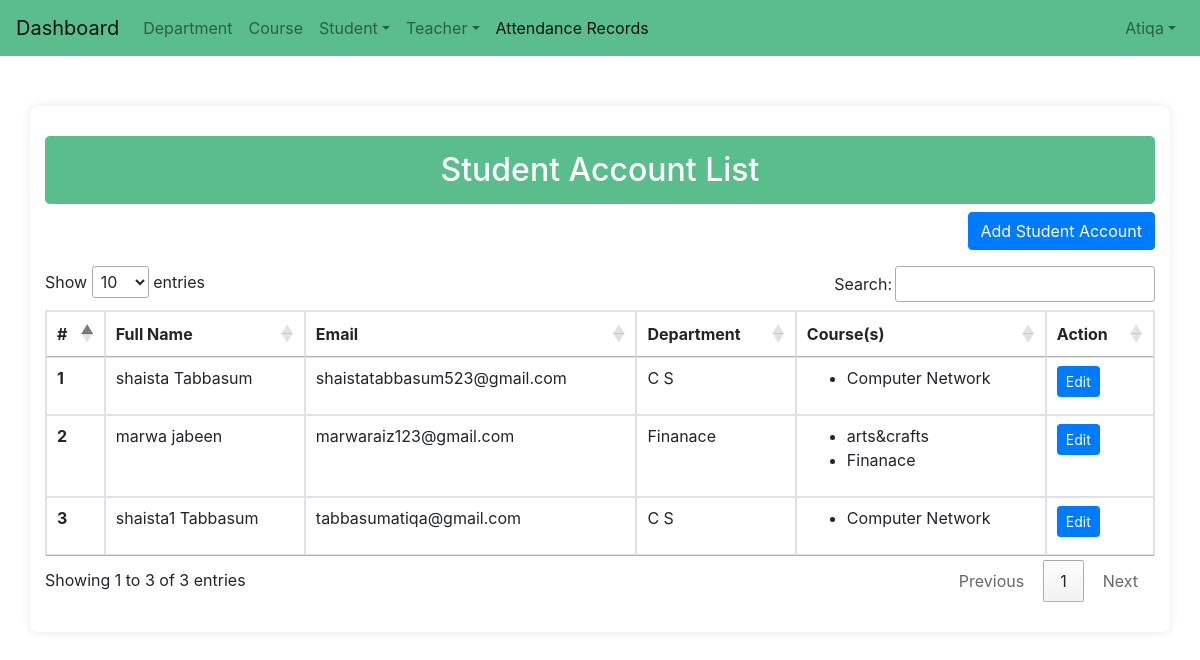
/student_list/ (signed in), run on the app's committed database.
### attandance/models.py (models this page shows, shortened)
class CustomUser(AbstractUser):
    full_name = models.CharField(max_length=100, null=True)
    phone_number = models.CharField(max_length=15, blank=True, null=True)
    role = models.CharField(max_length=50, null=True)
    date_of_creation = models.DateField(auto_now_add=True, null=True)
    last_login_date = models.DateField(blank=True, null=True)
    is_super_admin = models.BooleanField(default=False)
    student = models.ForeignKey(Student, on_delete=models.CASCADE, null=True, blank=True)
    objects = CustomUserManager()

class Student(models.Model):
    student_id = models.CharField(max_length=50)
    username = models.CharField(max_length=255)
    last_name = models.CharField(max_length=255)
    email = models.EmailField(unique=True)
    password = models.CharField(max_length=255)
    department = models.ForeignKey(Department, on_delete=models.SET_NULL, null=True)
    courses = models.ManyToManyField(Courses)
    created_at = models.DateTimeField(auto_now_add=True, null=True)
    updated_at = models.DateTimeField(auto_now=True, null=True)

class Department(models.Model):
    dep_id = models.CharField(max_length=100, null=True)
    name = models.CharField(max_length=255, )
    description = models.TextField(blank=True, null=True)
    created_on = models.DateTimeField(auto_now_add=True)
    updated_on = models.DateTimeField(auto_now=True)

class Courses(models.Model):
    course_id = models.CharField(max_length=100, null=True)
    name = models.CharField(max_length=255, )
    department = models.ForeignKey(Department, on_delete=models.CASCADE)
    created_on = models.DateTimeField(auto_now_add=True)
    updated_on = models.DateTimeField(auto_now=True)

### attandance/views.py (the view)
# urls.py: path('student_list/', views.student_list , name = 'student_list'),
@login_required(login_url='home')
def student_list(request):
    student = Student.objects.prefetch_related('courses').all()
    return render(request , 'admin/student_account/list_std_account.html', { 'student':student })

### templates/admin/student_account/list_std_account.html (shortened to what this page needs)
<!DOCTYPE html>
<html lang="en">
{% load static %}
<head>
</head>
<body>
    {% include 'navbar.html' %}
    <div class="container">
        <h2 class="text-center">Student Account List</h2>
        <div class="text-right mb-3">
            <a class="btn btn-primary" href="{% url 'add_student' %}">Add Student Account</a>
        </div>
        <div class="table-responsive">
            <table class="table table-bordered" id="coursesList">
                <thead>
                    <tr>
                        <th>#</th>
                        <th>Full Name</th>
                        <th>Email</th>
                        <th>Department</th>
                        <th>Course(s)</th>
                        <th>Action</th>
                    </tr>
                </thead>
                <tbody>
                    {% for i in student %}
                    <tr>
                        <th scope="row">{{ forloop.counter }}</th>
                        <td>{{ i.username }} {{ i.last_name }}</td>
                        <td>{{ i.email }}</td>
                        <td>{{ i.department.name }}</td>
                        <td>
                            <ul>
                                {% for course in i.courses.all %}
                                <li>{{ course.name }}</li>
                                {% endfor %}
                            </ul>
                        </td>
                        <td class="action-buttons">
                            <a class="btn btn-primary btn-sm" href="{% url 'edit_student' i.pk %}">Edit</a>
                        </td>
                    </tr>
                    {% endfor %}
                </tbody>
            </table>
        </div>
</body>
</html>

### templates/navbar.html (shortened to what this page needs)
<html lang="en">
<head>
  <link rel="stylesheet" href="https://maxcdn.bootstrapcdn.com/bootstrap/4.5.2/css/bootstrap.min.css">
  <link rel="stylesheet" href="https://cdn.datatables.net/1.13.6/css/jquery.dataTables.min.css">
  <link href="https://cdnjs.cloudflare.com/ajax/libs/select2/4.1.0/css/select2.min.css" rel="stylesheet" />
  <link rel="stylesheet" href="https://cdnjs.cloudflare.com/ajax/libs/font-awesome/5.15.3/css/all.min.css">
</head>
<body>
  <nav class="navbar navbar-expand-lg navbar-light" style="background: #59bd8e;">
    <a class="navbar-brand" href="/dashboard">Dashboard</a>
    <div class="collapse navbar-collapse" id="navbarSupportedContent">
      <ul class="navbar-nav mr-auto">
        <li class="nav-item ">
          <a class="nav-link" href="{% url 'department_list' %}">Department</a>
        </li>
        <li class="nav-item ">
          <a class="nav-link" href="{% url 'courses_list' %}">Course</a>
        </li>
        <li class="nav-item dropdown">
          <a class="nav-link dropdown-toggle" data-toggle="dropdown" href="#">Student</a>
        </li>
        <li class="nav-item dropdown">
          <a class="nav-link dropdown-toggle" data-toggle="dropdown" href="#">Teacher</a>
        </li>
        <li class="nav-item active">
          <a class="nav-link" href="/upload_and_filter_attendance">Attendance Records
       </a>
        </li>
      </ul>
      <ul class="navbar-nav ml-auto">
        {% if user.username is not None %}
        <li class="nav-item dropdown custom-dropdown">
          <a class="nav-link dropdown-toggle" data-toggle="dropdown" href="#">{{ user.username|capfirst }}</a>
        </li>
        {% endif %}
      </ul>
    </div>
</nav>
</body>
</html>

### templates/admin/student_account/list_std_account.html (style rules this page uses)
body { background-color: #f8f9fa; font-family: Arial, sans-serif; }
.container { max-width: 800px; background: #ffffff; padding: 30px; border-radius: 8px; box-shadow: 0 0 10px rgba(0, 0, 0, 0.1); margin-top: 50px; }
h2 { background-color: #59bd8e; color: white; padding: 15px; border-radius: 5px; font-size: 1.5rem; text-align: center; }
.btn-primary { background-color: #59bd8e; border: none; border-radius: 5px; padding: 10px 20px; font-size: 1rem; }

### data on the page
CustomUser: username "Atiqa"
Student: username "shaista", last_name "Tabbasum", email "shaistatabbasum523@gmail.com", department.name "C S"
Courses: name "Computer Network"
Student: username "marwa", last_name "jabeen", email "marwaraiz123@gmail.com", department.name "Finanace"
Courses: name "arts&crafts"
Courses: name "Finanace"
Student: username "shaista1", last_name "Tabbasum", email "tabbasumatiqa@gmail.com", department.name "C S"
